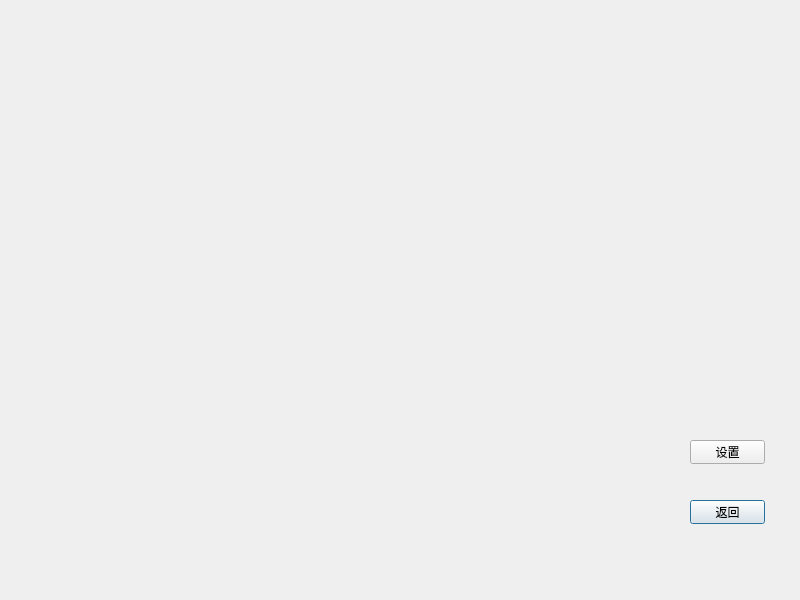
<?xml version="1.0" encoding="UTF-8"?>
<ui version="4.0">
 <class>GobangWindow</class>
 <widget class="QDialog" name="GobangWindow">
  <property name="geometry">
   <rect>
    <x>0</x>
    <y>0</y>
    <width>800</width>
    <height>600</height>
   </rect>
  </property>
  <property name="windowTitle">
   <string>GobangWindow</string>
  </property>
  <widget class="QPushButton" name="pushButtonBack">
   <property name="geometry">
    <rect>
     <x>690</x>
     <y>500</y>
     <width>75</width>
     <height>24</height>
    </rect>
   </property>
   <property name="text">
    <string>返回</string>
   </property>
  </widget>
  <widget class="QPushButton" name="pushButtonGobangToSetting">
   <property name="geometry">
    <rect>
     <x>690</x>
     <y>440</y>
     <width>75</width>
     <height>24</height>
    </rect>
   </property>
   <property name="text">
    <string>设置</string>
   </property>
  </widget>
 </widget>
 <resources/>
 <connections/>
</ui>
